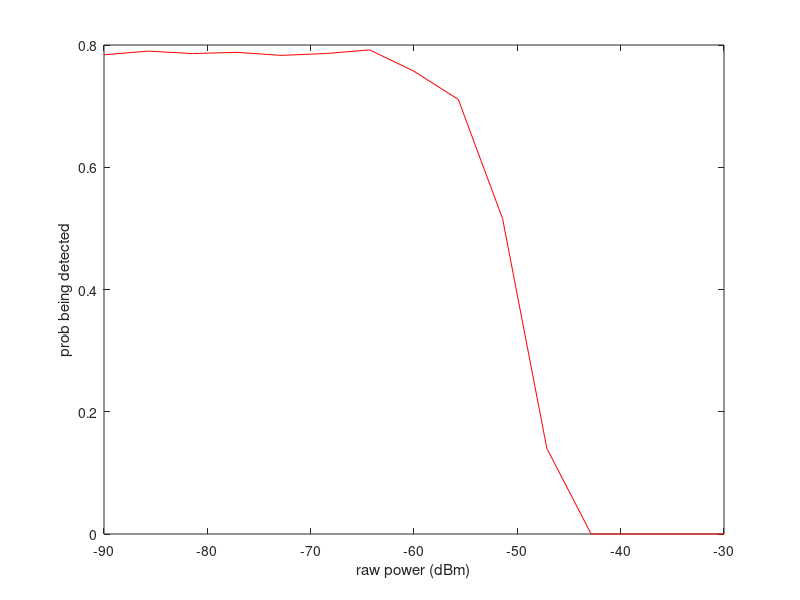

This chart was generated by the following MATLAB code:
%  04/12/2015
% test for sequential detection.
% square waveform is considered here.
% this easiest version only generate their gaussian statistics rather than
% generate waveform.

%clear;clc;clf;close all
warning off
blk_num=15;


M=1e2;
mus=0.287;
mun=0.0116;
sigmas=0.109;
sigman=0.3e-3;
sig_pow_dB=linspace(0,60,blk_num)'-90;
sig_pow_dB=sort(sig_pow_dB,'descend');
sig_pow=10.^(sig_pow_dB/10);


mu_matrix=ones(blk_num,blk_num)*mun;
mu_matrix=mu_matrix+diag(ones(1,blk_num)*(mus-mun));

sig_get = mu_matrix*sig_pow;
runtimes=1e3;
sig_noproc=zeros(blk_num,runtimes);
for ii=1:blk_num
    sigma_matrix=diag(ones(1,blk_num))*sigman;
    sigma_matrix(ii,ii)=sigmas;
    for jj=1:blk_num
        for kk=1:blk_num
            if (jj~=kk) 
               if jj==ii || kk==ii
                   sigma_matrix(jj,kk)=mus*mun;
               else
                   sigma_matrix(jj,kk)=mun*mun;
               end
            end
        end
    end
    sig_var(ii)=sig_pow'*sigma_matrix*sig_pow/M;
    sig_noproc(ii,:)=(sig_get(ii)+randn(1,runtimes)*sqrt(sig_var(ii)))/mus;
end

%% joint sequential detection 2
TH=-50;

diag_comp=1/(mus-mun);
offdiag_comp=-mun/(mus-mun)/(mus+(blk_num-1)*mun);
temp=ones(ii)*offdiag_comp+diag(ones(1,ii)*(diag_comp-offdiag_comp));

for rr=1:runtimes
    sig_proc2(:,rr) = temp*sig_noproc(:,rr)*mus;
end
%% plot
pd2 = sum(10*log10(sig_proc2')>TH)/runtimes;
figure(1)
plot(sig_pow_dB,pd2,'r');hold on
xlabel('raw power (dBm)')
ylabel('prob being detected')
%sum(10*log10(randn(1,runtimes)*offdiag_comp*sum(sqrt(sig_var)))>TH)/runtimes
%%
% figure
% plot_setting;
% plot(10*log10(sig_pow),'bx');hold on
% plot(10*log10(sum(sig_noproc)./mus/runtimes),'rx');hold on
% plot(10*log10(sum(sig_proc)/runtimes),'kx');hold on
% legend('raw power','calculated power','processed power')
%%

% tempp=[sig_pow(1:2);zeros(28,1)];
% 10*log10(tempp'*diag(diag(sigma_matrix))*tempp/M/mus^2)